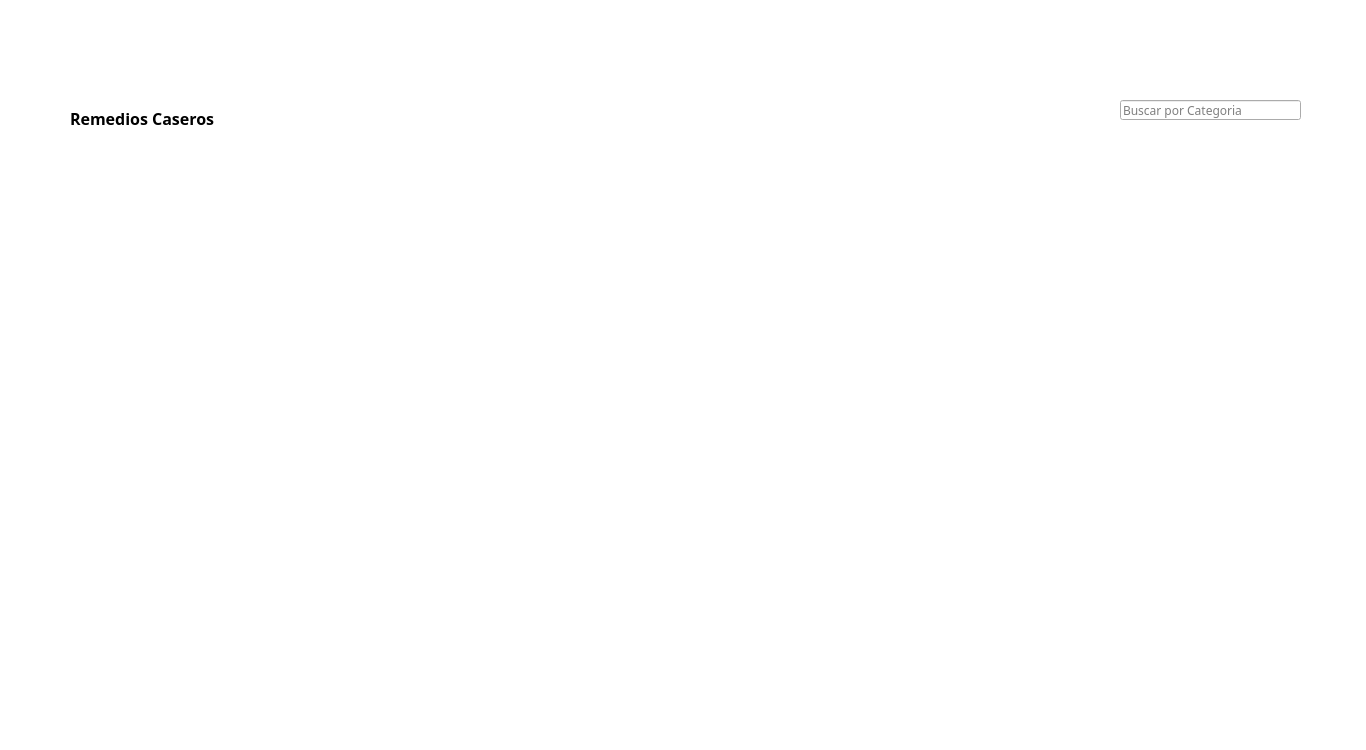
<?xml version="1.0" encoding="UTF-8"?>
<ui version="4.0">
 <class>remedios_caseros</class>
 <widget class="QWidget" name="remedios_caseros">
  <property name="geometry">
   <rect>
    <x>0</x>
    <y>0</y>
    <width>1366</width>
    <height>750</height>
   </rect>
  </property>
  <property name="windowTitle">
   <string>Form</string>
  </property>
  <widget class="QLabel" name="label">
   <property name="geometry">
    <rect>
     <x>0</x>
     <y>0</y>
     <width>1366</width>
     <height>750</height>
    </rect>
   </property>
   <property name="styleSheet">
    <string notr="true">background: white;</string>
   </property>
   <property name="text">
    <string/>
   </property>
  </widget>
  <widget class="QLabel" name="label_2">
   <property name="geometry">
    <rect>
     <x>70</x>
     <y>110</y>
     <width>261</width>
     <height>16</height>
    </rect>
   </property>
   <property name="font">
    <font>
     <family>Montserrat</family>
     <pointsize>12</pointsize>
     <weight>75</weight>
     <bold>true</bold>
    </font>
   </property>
   <property name="text">
    <string>Remedios Caseros</string>
   </property>
  </widget>
  <widget class="QLineEdit" name="lineEdit">
   <property name="geometry">
    <rect>
     <x>1120</x>
     <y>100</y>
     <width>181</width>
     <height>20</height>
    </rect>
   </property>
   <property name="font">
    <font>
     <family>Montserrat</family>
    </font>
   </property>
   <property name="styleSheet">
    <string notr="true"/>
   </property>
   <property name="placeholderText">
    <string>Buscar por Categoria</string>
   </property>
  </widget>
  <widget class="QScrollArea" name="scrollArea">
   <property name="geometry">
    <rect>
     <x>70</x>
     <y>150</y>
     <width>1231</width>
     <height>431</height>
    </rect>
   </property>
   <property name="styleSheet">
    <string notr="true">border: none;
background: white;</string>
   </property>
   <property name="widgetResizable">
    <bool>true</bool>
   </property>
   <widget class="QWidget" name="scrollAreaWidgetContents">
    <property name="geometry">
     <rect>
      <x>0</x>
      <y>0</y>
      <width>1231</width>
      <height>431</height>
     </rect>
    </property>
    <layout class="QGridLayout" name="gridLayout_2">
     <item row="0" column="0">
      <layout class="QGridLayout" name="gridLayout"/>
     </item>
    </layout>
   </widget>
  </widget>
 </widget>
 <resources/>
 <connections/>
</ui>
